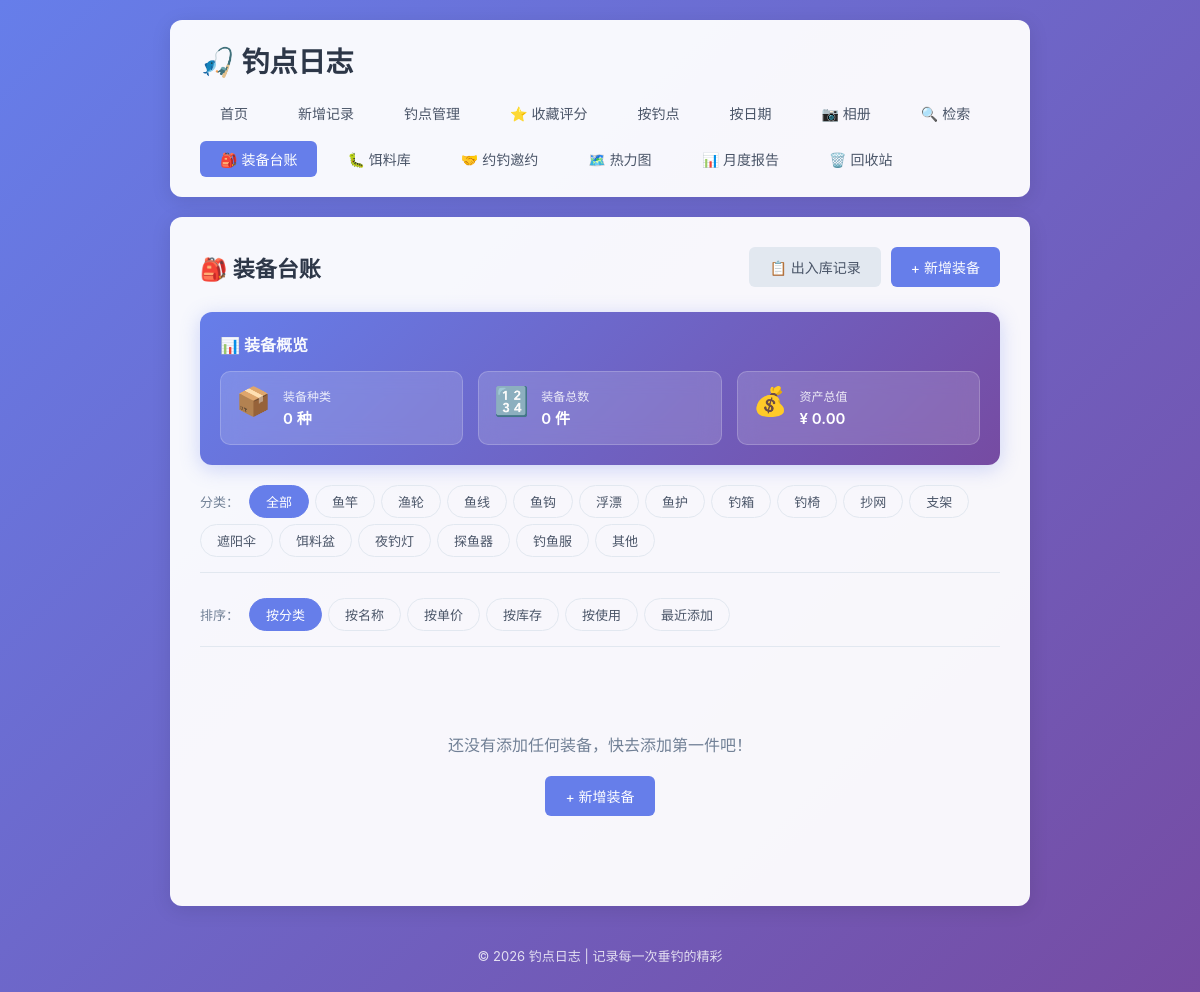
Page /equipments on the earlier database version.
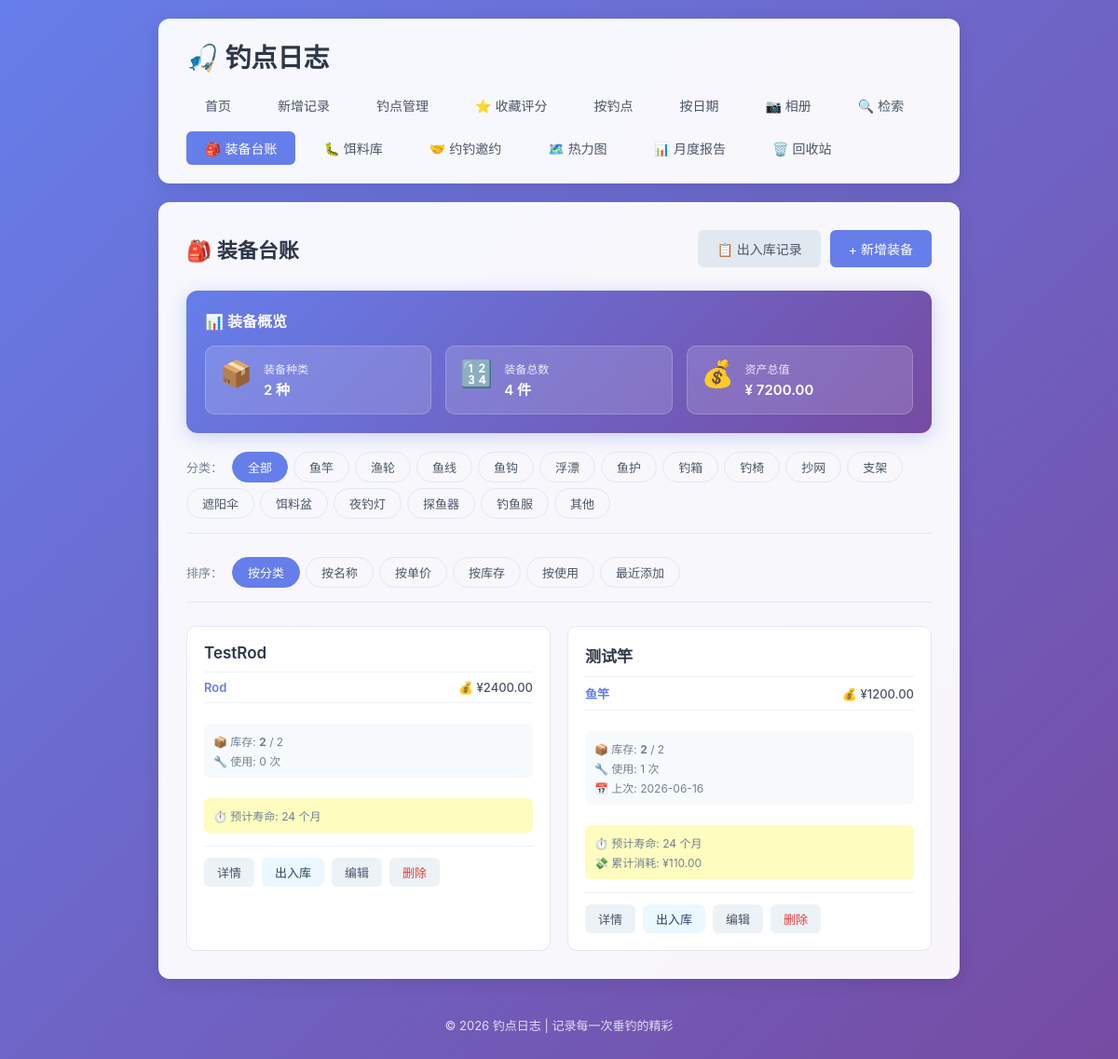
Same page on the later database version.
### tables this page shows
CREATE TABLE equipments (
            id INTEGER PRIMARY KEY AUTOINCREMENT,
            name TEXT NOT NULL,
            category TEXT NOT NULL,
            brand TEXT,
            model TEXT,
            spec TEXT,
            unit_price REAL DEFAULT 0,
            total_quantity INTEGER DEFAULT 0,
            available_quantity INTEGER DEFAULT 0,
            purchase_date DATE,
            supplier TEXT,
            description TEXT,
            lifespan_months INTEGER,
            created_at TIMESTAMP DEFAULT CURRENT_TIMESTAMP,
            deleted_at TIMESTAMP
        );

### app.py (the view)
@app.route('/equipments')
def equipments_list():
    conn = get_db()
    category = request.args.get('category', 'all')
    sort_by = request.args.get('sort', 'category')
    query = '''
        SELECT e.*,
               (SELECT COALESCE(SUM(le.quantity), 0)
                FROM log_equipments le
                JOIN fishing_logs fl ON le.log_id = fl.id
                WHERE le.equipment_id = e.id AND fl.deleted_at IS NULL) as use_count
        FROM equipments e
        WHERE e.deleted_at IS NULL
    '''
    params = []
    if category != 'all':
        query += ' AND e.category = ?'
        params.append(category)
    if sort_by == 'name':
        query += ' ORDER BY e.name'
    elif sort_by == 'price':
        query += ' ORDER BY e.unit_price DESC'
    elif sort_by == 'usage':
        query += ' ORDER BY use_count DESC'
    elif sort_by == 'available':
        query += ' ORDER BY e.available_quantity DESC'
    elif sort_by == 'recent':
        query += ' ORDER BY e.created_at DESC'
    else:
        query += ' ORDER BY e.category, e.name'
    equipments = conn.execute(query, params).fetchall()
    result = []
    for eq in equipments:
        eq_dict = dict(eq)
        stats = get_equipment_usage_stats(conn, eq['id'])
        eq_dict.update(stats)
        result.append(eq_dict)
    categories = conn.execute('''
        SELECT DISTINCT category FROM equipments WHERE deleted_at IS NULL ORDER BY category
    ''').fetchall()
    category_list = [c['category'] for c in categories if c['category']]
    stats_overview = conn.execute('''
        SELECT
            COUNT(*) as total_types,
            COALESCE(SUM(unit_price * total_quantity), 0) as total_value,
            COALESCE(SUM(total_quantity), 0) as total_items
        FROM equipments WHERE deleted_at IS NULL
    ''').fetchone()
    conn.close()
    return render_template(
        'equipments.html',
        equipments=result,
        category=category,
        sort_by=sort_by,
        category_list=category_list,
        all_categories=EQUIPMENT_CATEGORIES,
        stats_overview=dict(stats_overview)
    )

### app.py (called while the page is built)
def get_db():
    conn = sqlite3.connect(DB_PATH)
    conn.row_factory = sqlite3.Row
    return conn

### templates/equipments.html (shortened to what this page needs)
{% extends 'base.html' %}
{% block content %}
    <div class="page-header">
        <h2>🎒 装备台账</h2>
        <div style="display: flex; gap: 10px; flex-wrap: wrap;">
            <a href="{{ url_for('transactions_list') }}" class="btn btn-secondary">📋 出入库记录</a>
            <a href="{{ url_for('add_equipment') }}" class="btn btn-primary">+ 新增装备</a>
        </div>
    </div>
    <div class="summary-card" style="margin-bottom: 20px;">
        <div class="summary-title">📊 装备概览</div>
        <div class="summary-grid">
            <div class="summary-item">
                <div class="summary-icon">📦</div>
                <div class="summary-content">
                    <div class="summary-label">装备种类</div>
                    <div class="summary-value">{{ stats_overview.total_types or 0 }} 种</div>
                </div>
            </div>
            <div class="summary-item">
                <div class="summary-icon">🔢</div>
                <div class="summary-content">
                    <div class="summary-label">装备总数</div>
                    <div class="summary-value">{{ stats_overview.total_items or 0 }} 件</div>
                </div>
            </div>
            <div class="summary-item">
                <div class="summary-icon">💰</div>
                <div class="summary-content">
                    <div class="summary-label">资产总值</div>
                    <div class="summary-value">¥ {{ '%.2f'|format(stats_overview.total_value or 0) }}</div>
                </div>
            </div>
        </div>
    </div>
    <div class="filter-bar">
        <div class="filter-group">
            <span class="filter-label">分类：</span>
            <a href="{{ url_for('equipments_list', category='all', sort=sort_by) }}"
               class="filter-btn {% if category == 'all' %}active{% endif %}">全部</a>
            {% for cat in all_categories %}
                <a href="{{ url_for('equipments_list', category=cat, sort=sort_by) }}"
                   class="filter-btn {% if category == cat %}active{% endif %}">{{ cat }}</a>
            {% endfor %}
        </div>
    </div>
    <div class="filter-bar">
        <div class="filter-group">
            <span class="filter-label">排序：</span>
            <a href="{{ url_for('equipments_list', category=category, sort='category') }}"
               class="filter-btn {% if sort_by == 'category' %}active{% endif %}">按分类</a>
            <a href="{{ url_for('equipments_list', category=category, sort='name') }}"
               class="filter-btn {% if sort_by == 'name' %}active{% endif %}">按名称</a>
            <a href="{{ url_for('equipments_list', category=category, sort='price') }}"
               class="filter-btn {% if sort_by == 'price' %}active{% endif %}">按单价</a>
            <a href="{{ url_for('equipments_list', category=category, sort='available') }}"
               class="filter-btn {% if sort_by == 'available' %}active{% endif %}">按库存</a>
            <a href="{{ url_for('equipments_list', category=category, sort='usage') }}"
               class="filter-btn {% if sort_by == 'usage' %}active{% endif %}">按使用</a>
            <a href="{{ url_for('equipments_list', category=category, sort='recent') }}"
               class="filter-btn {% if sort_by == 'recent' %}active{% endif %}">最近添加</a>
        </div>
    </div>
    {% if equipments %}
        <div class="spot-grid">
            {% for eq in equipments %}
                <div class="spot-card">
                    <div class="spot-card-header">
                        <div class="spot-title-row">
                            <h3 class="spot-name">
                                <a href="{{ url_for('equipment_detail', eq_id=eq['id']) }}">{{ eq['name'] }}</a>
                            </h3>
                        </div>
                        <div class="spot-stats">
                            <div class="spot-rating">
                                <span class="rating-value" style="color: #667eea;">{{ eq['category'] }}</span>
                            </div>
                            <div class="spot-visits">
                                💰 ¥{{ '%.2f'|format(eq['unit_price'] or 0) }}
                            </div>
                        </div>
                    </div>
                    <div class="spot-location" style="margin-top: 10px;">
                        <span class="spot-address">
                            📦 库存: <strong>{{ eq['available_quantity'] or 0 }}</strong> / {{ eq['total_quantity'] or 0 }}
                        </span>
                        <span class="spot-coords">
                            🔧 使用: {{ eq['use_count'] or 0 }} 次
                        </span>
                        {% if eq['last_used_date'] %}
                            <span class="spot-coords">
                                📅 上次: {{ eq['last_used_date'] }}
                            </span>
                        {% endif %}
                    </div>
                    {% if eq['lifespan_months'] %}
                        <div class="spot-location" style="background: #fefcbf; border-color: #fbd38d;">
                            <span class="spot-address">
                                ⏱️ 预计寿命: {{ eq['lifespan_months'] }} 个月
                            </span>
                            {% if eq['total_usage_cost'] %}
                                <span class="spot-coords">
                                    💸 累计消耗: ¥{{ '%.2f'|format(eq['total_usage_cost']) }}
                                </span>
                            {% endif %}
                        </div>
                    {% endif %}
                    <div class="spot-card-footer">
                        <a href="{{ url_for('equipment_detail', eq_id=eq['id']) }}" class="btn btn-small">详情</a>
                        <a href="{{ url_for('equipment_transaction', eq_id=eq['id']) }}" class="btn btn-small" style="background: #ebf8ff; color: #2a4365;">出入库</a>
                        <a href="{{ url_for('edit_equipment', eq_id=eq['id']) }}" class="btn btn-small">编辑</a>
                        <form method="post" action="{{ url_for('delete_equipment', eq_id=eq['id']) }}"
                              onsubmit="return confirm('确定要删除该装备吗？');" style="display: inline;">
                            <button type="submit" class="btn btn-small" style="color: #e53e3e;">删除</button>
                        </form>
                    </div>
                </div>
            {% endfor %}
        </div>
    {% else %}
        <div class="empty-state">
            <p>还没有添加任何装备，快去添加第一件吧！</p>
            <a href="{{ url_for('add_equipment') }}" class="btn btn-primary">+ 新增装备</a>
        </div>
    {% endif %}
{% endblock %}

### templates/base.html (shortened to what this page needs)
<!DOCTYPE html>
<html lang="zh-CN">
<head>
    <link rel="stylesheet" href="{{ url_for('static', filename='style.css') }}">
</head>
<body>
    <div class="container">
        <header>
            <h1>🎣 钓点日志</h1>
            <nav>
                <a href="{{ url_for('index') }}" class="{% if request.endpoint == 'index' %}active{% endif %}">首页</a>
                <a href="{{ url_for('add_log') }}" class="{% if request.endpoint == 'add_log' %}active{% endif %}">新增记录</a>
                <a href="{{ url_for('spots_list') }}" class="{% if request.endpoint in ['spots_list', 'spot_detail', 'add_spot', 'edit_spot'] %}active{% endif %}">钓点管理</a>
                <a href="{{ url_for('spots_list', filter='favorite') }}" class="{% if request.endpoint == 'spots_list' and request.args.get('filter') == 'favorite' %}active{% endif %}">⭐ 收藏评分</a>
                <a href="{{ url_for('by_spot') }}" class="{% if request.endpoint == 'by_spot' %}active{% endif %}">按钓点</a>
                <a href="{{ url_for('by_date') }}" class="{% if request.endpoint == 'by_date' %}active{% endif %}">按日期</a>
                <a href="{{ url_for('gallery') }}" class="{% if request.endpoint == 'gallery' %}active{% endif %}">📷 相册</a>
                <a href="{{ url_for('search_logs') }}" class="{% if request.endpoint == 'search_logs' %}active{% endif %}">🔍 检索</a>
                <a href="{{ url_for('equipments_list') }}" class="{% if request.endpoint in ['equipments_list', 'add_equipment', 'edit_equipment', 'equipment_detail', 'equipment_transaction', 'transactions_list'] %}active{% endif %}">🎒 装备台账</a>
                <a href="{{ url_for('baits_list') }}" class="{% if request.endpoint in ['baits_list', 'add_bait', 'edit_bait'] %}active{% endif %}">🐛 饵料库</a>
                <a href="{{ url_for('invitations_list') }}" class="{% if request.endpoint in ['invitations_list', 'add_invitation', 'invitations_detail', 'edit_invitation'] %}active{% endif %}">🤝 约钓邀约</a>
                <a href="{{ url_for('heatmap') }}" class="{% if request.endpoint == 'heatmap' %}active{% endif %}">🗺️ 热力图</a>
                <a href="{{ url_for('monthly_report') }}" class="{% if request.endpoint == 'monthly_report' %}active{% endif %}">📊 月度报告</a>
                <a href="{{ url_for('recycle_bin') }}" class="{% if request.endpoint in ['recycle_bin', 'restore_item', 'permanent_delete_item', 'batch_restore', 'batch_permanent_delete'] %}active{% endif %}">🗑️ 回收站</a>
            </nav>
        </header>
        <main>
            {% block content %}{% endblock %}
        </main>
        <footer>
            <p>© 2026 钓点日志 | 记录每一次垂钓的精彩</p>
        </footer>
    </div>
</body>
</html>

Differences in the rows shown:
added equipments: name "TestRod", category "Rod", unit_price "2400.00", available_quantity "2", total_quantity "2", eq "0", lifespan_months "24"
added equipments: name "测试竿", category "鱼竿", unit_price "1200.00", available_quantity "2", total_quantity "2", eq "1", last_used_date "2026-06-16", lifespan_months "24", total_usage_cost "110.00"
Other differences:
{{ stats_overview.total_types or 0 }}: "0" → "2"
{{ stats_overview.total_items or 0 }}: "0" → "4"
{{ '%.2f'|format(stats_overview.total_value or 0) }}: "0.00" → "7200.00"
text no longer shown: "还没有添加任何装备，快去添加第一件吧！ + 新增装备"
